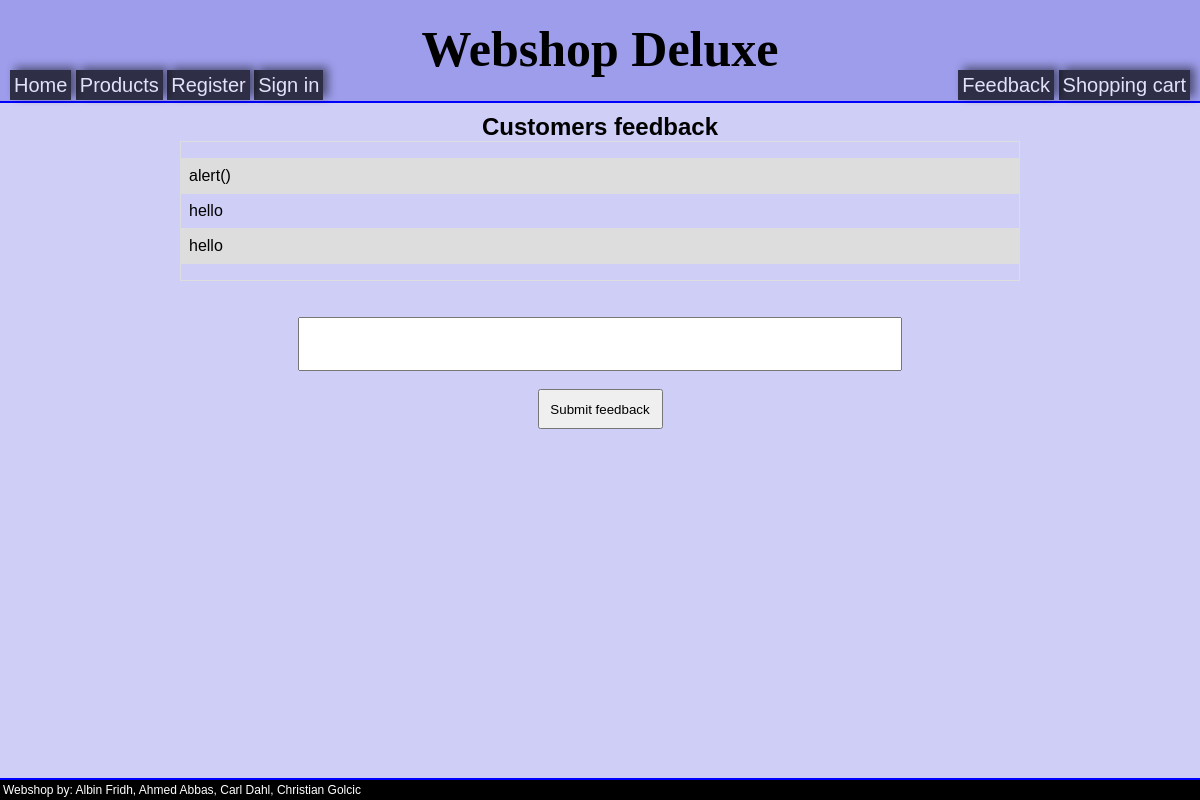
The app's page /?page=feedback with its own data.
### tables this page shows
CREATE TABLE feedback(
Feedback varchar (300) not null
);

### pages/feedback.php (the view, shortened to what this page needs)
<div class="center">
<h1>Customers feedback</h1>
<table>
<tr>
<th></th>
</tr>
<?php
require 'connect.php';
if($result = $db->query("SELECT * FROM feedback")){
    $rows = $result->fetchAll(PDO::FETCH_ASSOC);
	foreach($rows as $row) {
		echo "<tr><td>";
		echo "".$row['Feedback']."";
		echo "</td></tr>";
	}
}
?>
</table>
<form method="POST">
<br/><br/><input type="text" name="feedback_field" size="25" style="height:50px; width:600px"><br/><br/>
<input type="submit" value="Submit feedback" name="feedback" style="height:40px; width:125px" >
<br/><br/>
</form>
</div>

### pages/stilmall.css (style rules this page uses)
* { margin:0; padding:0; font-family:Verdana, Geneva, sans-serif; }
.center { text-align: center; }

### pages/feedback.php (style rules this page uses)
table { font-family: arial, sans-serif; border-collapse: collapse; width: 100%; }
td, th { border: 1px solid #dddddd; text-align: left; padding: 8px; }
tr:nth-child(even) { background-color: #dddddd; }

### records on screen
feedback: Feedback "alert()"
feedback: Feedback "hello"
feedback: Feedback "hello"
